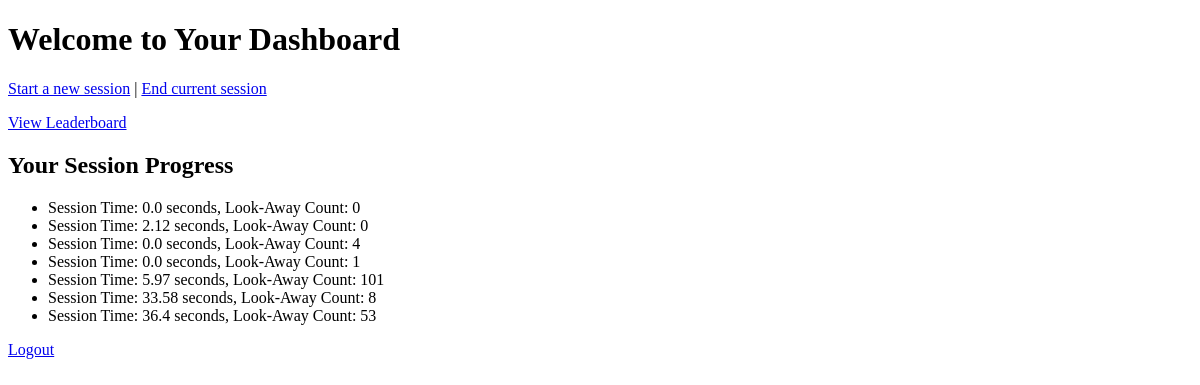
Page /dashboard (signed in) on the earlier database version.
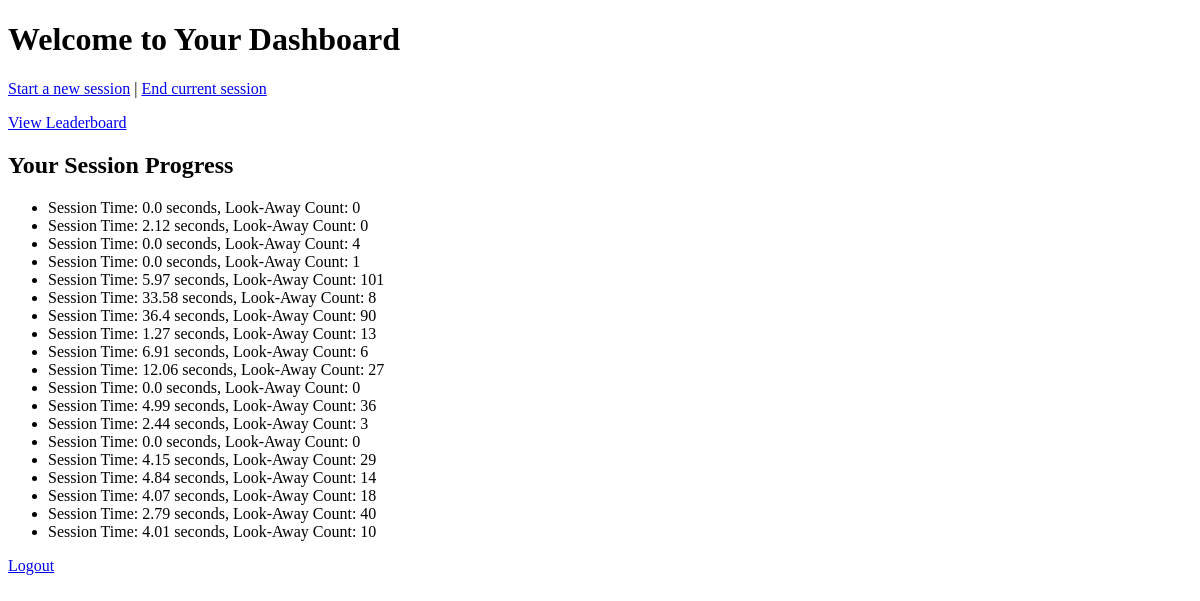
Same page on the later database version.
### app.py (models this page shows)
class Progress(db.Model):
    id = db.Column(db.Integer, primary_key=True)
    session_time = db.Column(db.Float, default=0)  # Store session time in seconds
    look_away_count = db.Column(db.Integer, default=0)
    user_id = db.Column(db.Integer, db.ForeignKey('user.id'), nullable=False)

### app.py (the view)
@app.route('/dashboard')
def dashboard():
    if 'user_id' not in session:
        return redirect(url_for('login'))
    user_progress = Progress.query.filter_by(user_id=session['user_id']).all()
    return render_template('dashboard.html', progress=user_progress)

### templates/dashboard.html (shortened to what this page needs)
<!DOCTYPE html>
<html lang="en">
<head>
</head>
<body>
    <h1>Welcome to Your Dashboard</h1>
    <p><a href="{{ url_for('start_session') }}">Start a new session</a> | <a href="{{ url_for('end_session') }}">End current session</a></p>
    <p><a href="{{ url_for('leaderboard') }}">View Leaderboard</a></p>
    <h2>Your Session Progress</h2>
    <ul>
        {% for session in progress %}
        <li>Session Time: {{ session.session_time | round(2) }} seconds, Look-Away Count: {{ session.look_away_count }}</li>
        {% endfor %}
    </ul>
    <p><a href="{{ url_for('logout') }}">Logout</a></p>
</body>
</html>

Differences in the rows shown:
changed Progress (number 7 of 19 on the later page): look_away_count "53" → "90"
added Progress: session_time "1.27", look_away_count "13"
added Progress: session_time "6.91", look_away_count "6"
added Progress: session_time "12.06", look_away_count "27"
added Progress: session_time "0.0", look_away_count "0"
added Progress: session_time "4.99", look_away_count "36"
added Progress: session_time "2.44", look_away_count "3"
added Progress: session_time "0.0", look_away_count "0"
added Progress: session_time "4.15", look_away_count "29"
added Progress: session_time "4.84", look_away_count "14"
added Progress: session_time "4.07", look_away_count "18"
added Progress: session_time "2.79", look_away_count "40"
added Progress: session_time "4.01", look_away_count "10"
